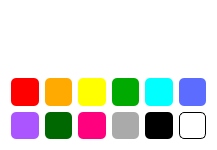
<?xml version="1.0" encoding="UTF-8"?>
<ui version="4.0">
 <class>BrushToolsUI</class>
 <widget class="QWidget" name="BrushToolsUI">
  <property name="geometry">
   <rect>
    <x>0</x>
    <y>0</y>
    <width>217</width>
    <height>150</height>
   </rect>
  </property>
  <property name="windowTitle">
   <string>Form</string>
  </property>
  <property name="styleSheet">
   <string notr="true">#BrushToolsUI{
	background-color: rgb(255, 255, 255);
}</string>
  </property>
  <layout class="QVBoxLayout" name="verticalLayout_3">
   <item>
    <layout class="QGridLayout" name="BrushesAndThicknessForm">
     <property name="leftMargin">
      <number>0</number>
     </property>
     <property name="rightMargin">
      <number>71</number>
     </property>
     <item row="5" column="2">
      <widget class="QLabel" name="brush_btn">
       <property name="cursor">
        <cursorShape>PointingHandCursor</cursorShape>
       </property>
       <property name="text">
        <string/>
       </property>
       <property name="pixmap">
        <pixmap>../btn_image/BrushIcon.png</pixmap>
       </property>
      </widget>
     </item>
     <item row="5" column="1">
      <widget class="QLabel" name="pen_btn">
       <property name="cursor">
        <cursorShape>PointingHandCursor</cursorShape>
       </property>
       <property name="text">
        <string/>
       </property>
       <property name="pixmap">
        <pixmap>../btn_image/PenIcon.png</pixmap>
       </property>
      </widget>
     </item>
     <item row="5" column="0">
      <widget class="QLabel" name="pencil_btn">
       <property name="cursor">
        <cursorShape>PointingHandCursor</cursorShape>
       </property>
       <property name="text">
        <string/>
       </property>
       <property name="pixmap">
        <pixmap>../btn_image/PencilIcon.png</pixmap>
       </property>
      </widget>
     </item>
     <item row="6" column="0">
      <widget class="QLabel" name="ThinBrushBtn">
       <property name="cursor">
        <cursorShape>PointingHandCursor</cursorShape>
       </property>
       <property name="text">
        <string/>
       </property>
       <property name="pixmap">
        <pixmap>../btn_image/ThinBrushBtn.png</pixmap>
       </property>
      </widget>
     </item>
     <item row="6" column="1">
      <widget class="QLabel" name="MiddleBrushBtn">
       <property name="cursor">
        <cursorShape>PointingHandCursor</cursorShape>
       </property>
       <property name="text">
        <string/>
       </property>
       <property name="pixmap">
        <pixmap>../btn_image/MiddleBrushBtn.png</pixmap>
       </property>
      </widget>
     </item>
     <item row="6" column="2">
      <widget class="QLabel" name="ThickBrushBtn">
       <property name="cursor">
        <cursorShape>PointingHandCursor</cursorShape>
       </property>
       <property name="text">
        <string/>
       </property>
       <property name="pixmap">
        <pixmap>../btn_image/ThickBrushBtn.png</pixmap>
       </property>
      </widget>
     </item>
    </layout>
   </item>
   <item>
    <layout class="QGridLayout" name="ColorsForm">
     <item row="0" column="1">
      <widget class="QLabel" name="orange_btn">
       <property name="cursor">
        <cursorShape>PointingHandCursor</cursorShape>
       </property>
       <property name="styleSheet">
        <string notr="true">#orange_btn{
	background-color: rgb(255, 170, 0);
	border-radius: 5px;
}</string>
       </property>
       <property name="text">
        <string/>
       </property>
      </widget>
     </item>
     <item row="0" column="5">
      <widget class="QLabel" name="blue_btn">
       <property name="cursor">
        <cursorShape>PointingHandCursor</cursorShape>
       </property>
       <property name="styleSheet">
        <string notr="true">#blue_btn{
	background-color: rgb(92, 108, 255);
	border-radius: 5px;
}</string>
       </property>
       <property name="text">
        <string/>
       </property>
      </widget>
     </item>
     <item row="0" column="4">
      <widget class="QLabel" name="light_blue_btn">
       <property name="cursor">
        <cursorShape>PointingHandCursor</cursorShape>
       </property>
       <property name="styleSheet">
        <string notr="true">#light_blue_btn{
	background-color: rgb(0, 255, 255);
	border-radius: 5px;
}</string>
       </property>
       <property name="text">
        <string/>
       </property>
      </widget>
     </item>
     <item row="0" column="2">
      <widget class="QLabel" name="yellow_btn">
       <property name="cursor">
        <cursorShape>PointingHandCursor</cursorShape>
       </property>
       <property name="styleSheet">
        <string notr="true">#yellow_btn{
	background-color: rgb(255, 255, 0);
	border-radius: 5px;
}</string>
       </property>
       <property name="text">
        <string/>
       </property>
      </widget>
     </item>
     <item row="0" column="3">
      <widget class="QLabel" name="green_btn">
       <property name="cursor">
        <cursorShape>PointingHandCursor</cursorShape>
       </property>
       <property name="styleSheet">
        <string notr="true">#green_btn{
	background-color: rgb(0, 170, 0);
	border-radius: 5px;
}</string>
       </property>
       <property name="text">
        <string/>
       </property>
      </widget>
     </item>
     <item row="0" column="0">
      <widget class="QLabel" name="red_btn">
       <property name="cursor">
        <cursorShape>PointingHandCursor</cursorShape>
       </property>
       <property name="styleSheet">
        <string notr="true">#red_btn{
	background-color: rgb(255, 0, 0);
	border-radius: 5px;
}</string>
       </property>
       <property name="text">
        <string/>
       </property>
      </widget>
     </item>
     <item row="1" column="0">
      <widget class="QLabel" name="purple_btn">
       <property name="cursor">
        <cursorShape>PointingHandCursor</cursorShape>
       </property>
       <property name="styleSheet">
        <string notr="true">#purple_btn{
	background-color: rgb(170, 85, 255);
	border-radius: 5px;
}</string>
       </property>
       <property name="text">
        <string/>
       </property>
      </widget>
     </item>
     <item row="1" column="4">
      <widget class="QLabel" name="black_btn">
       <property name="cursor">
        <cursorShape>PointingHandCursor</cursorShape>
       </property>
       <property name="styleSheet">
        <string notr="true">#black_btn{
	background-color: rgb(0, 0, 0);
	border-radius: 5px;
}</string>
       </property>
       <property name="text">
        <string/>
       </property>
      </widget>
     </item>
     <item row="1" column="5">
      <widget class="QLabel" name="white_btn">
       <property name="cursor">
        <cursorShape>PointingHandCursor</cursorShape>
       </property>
       <property name="styleSheet">
        <string notr="true">#white_btn{
	background-color: rgb(255, 255, 255);
	border-radius: 5px;
	border: 1px solid black;
}</string>
       </property>
       <property name="text">
        <string/>
       </property>
      </widget>
     </item>
     <item row="1" column="1">
      <widget class="QLabel" name="dark_green_btn">
       <property name="cursor">
        <cursorShape>PointingHandCursor</cursorShape>
       </property>
       <property name="styleSheet">
        <string notr="true">#dark_green_btn{
	background-color: rgb(0, 104, 0);
	border-radius: 5px;
}</string>
       </property>
       <property name="text">
        <string/>
       </property>
      </widget>
     </item>
     <item row="1" column="2">
      <widget class="QLabel" name="pink_btn">
       <property name="cursor">
        <cursorShape>PointingHandCursor</cursorShape>
       </property>
       <property name="styleSheet">
        <string notr="true">#pink_btn{
	background-color: rgb(255, 0, 127);
	border-radius: 5px;
}</string>
       </property>
       <property name="text">
        <string/>
       </property>
      </widget>
     </item>
     <item row="1" column="3">
      <widget class="QLabel" name="grey_btn">
       <property name="cursor">
        <cursorShape>PointingHandCursor</cursorShape>
       </property>
       <property name="styleSheet">
        <string notr="true">#grey_btn{
	background-color: rgb(170, 170, 170);
	border-radius: 5px;
}</string>
       </property>
       <property name="text">
        <string/>
       </property>
      </widget>
     </item>
    </layout>
   </item>
  </layout>
 </widget>
 <resources/>
 <connections/>
</ui>
